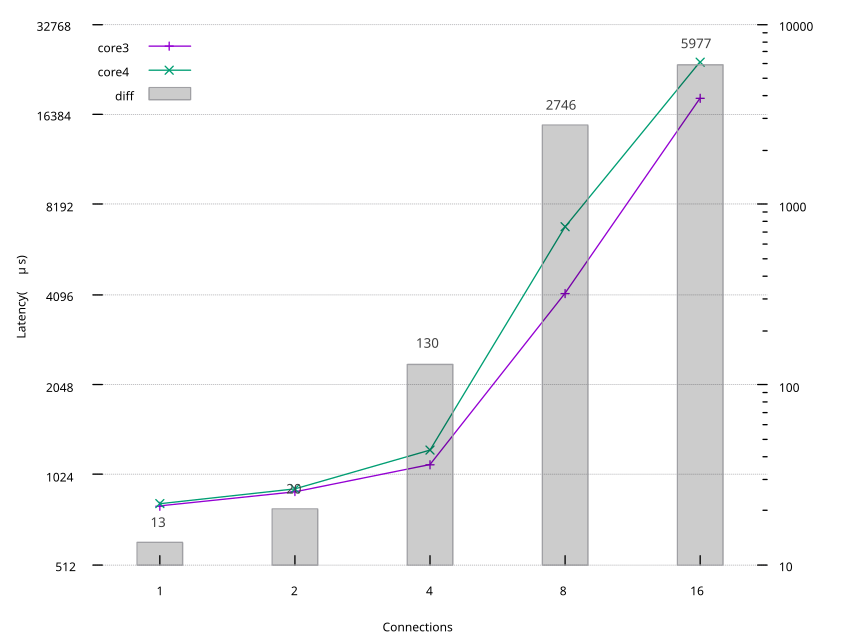

Write gnuplot code to recreate this figure.

fontSpec(s) = sprintf("Times-Roman, %d", s)
fn(v) = sprintf("%.0f", v)
sub(a, b) = a-b

set key left top
# unset key
set noborder
set xtics nomirror
set ytics nomirror
set grid ytics
set grid linetype 0

set xrange [0.5 : 5.5]
set xtics ("1" 1, "2" 2, "4" 3, "8" 4, "16" 5)
set xlabel "Connections"

set logscale y 2
set ylabel 'Latency({/symbol \155}s)'
# set y2range [0 : 2000]
set logscale y2
set y2tics
datafile = 'core.dat'

plot datafile using 2 with linespoints t 'core3', '' using 4 with linespoints t 'core4', \
    datafile using (sub($4, $2)) t 'diff' with histograms linetype -1 fill transparent solid 0.2 border 0 axis x1y2, \
    datafile using ($0):(sub($4, $2)):(fn(sub($4, $2))) t '' with labels textcolor rgb "#404040" font fontSpec(10) offset char 0, 1.0  axis x1y2
